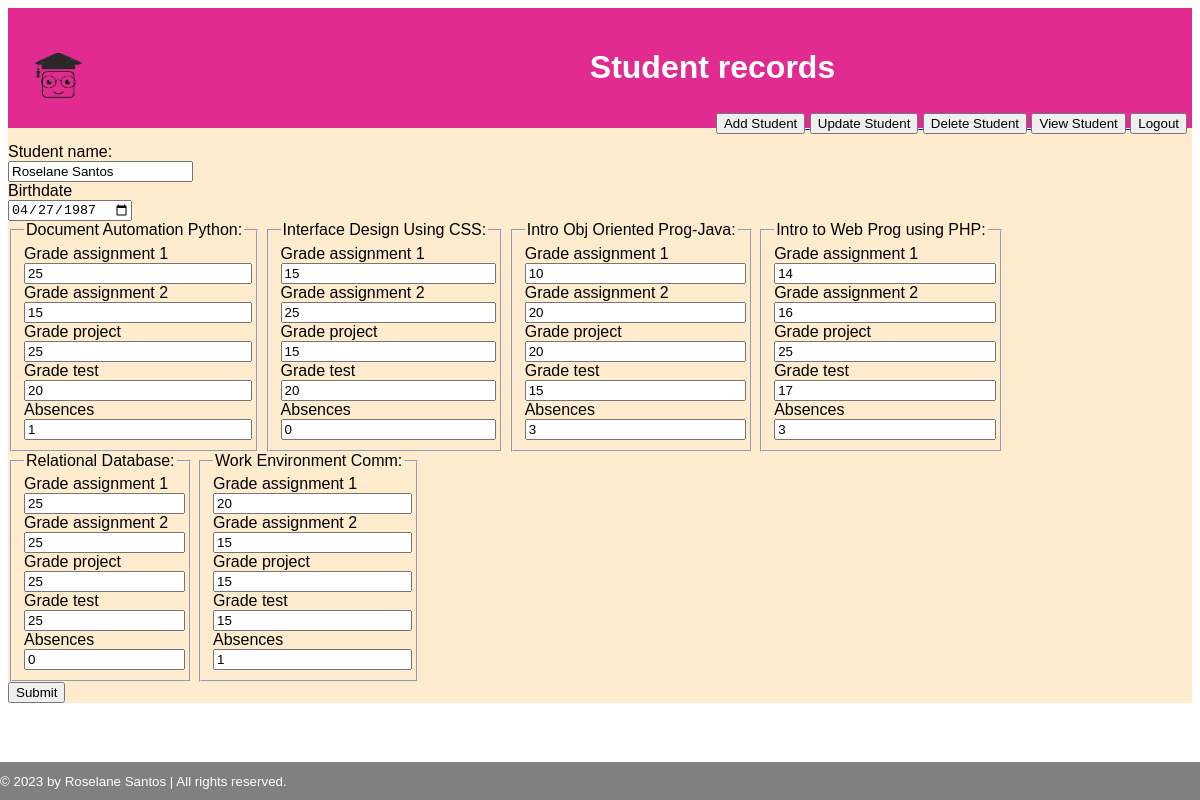
The app's page /update.php?student_id=6 (signed in) with its own data.
### tables this page shows
CREATE TABLE `student_grade` (
  `id` int NOT NULL AUTO_INCREMENT,
  `student_name` varchar(255) NOT NULL,
  `birthdate` date DEFAULT NULL,
  `course1_grade_assignment_1` float DEFAULT NULL,
  `course1_grade_assignment_2` float DEFAULT NULL,
  `course1_project` float DEFAULT NULL,
  `course1_grade_test` float DEFAULT NULL,
  `course1_absences` int DEFAULT NULL,
  `course2_grade_assignment_1` float DEFAULT NULL,
  `course2_grade_assignment_2` float DEFAULT NULL,
  `course2_project` float DEFAULT NULL,
  `course2_grade_test` float DEFAULT NULL,
  `course2_absences` int DEFAULT NULL,
  `course3_grade_assignment_1` float DEFAULT NULL,
  `course3_grade_assignment_2` float DEFAULT NULL,
  `course3_project` float DEFAULT NULL,
  `course3_grade_test` float DEFAULT NULL,
  `course3_absences` int DEFAULT NULL,
  `course4_grade_assignment_1` float DEFAULT NULL,
  `course4_grade_assignment_2` float DEFAULT NULL,
  `course4_project` float DEFAULT NULL,
  `course4_grade_test` float DEFAULT NULL,
  `course4_absences` int DEFAULT NULL,
  `course5_grade_assignment_1` float DEFAULT NULL,
  `course5_grade_assignment_2` float DEFAULT NULL,
  `course5_project` float DEFAULT NULL,
  `course5_grade_test` float DEFAULT NULL,
  `course5_absences` int DEFAULT NULL,
  `course6_grade_assignment_1` float DEFAULT NULL,
  `course6_grade_assignment_2` float DEFAULT NULL,
  `course6_project` float DEFAULT NULL,
  `course6_grade_test` float DEFAULT NULL,
  `course6_absences` int DEFAULT NULL,
  `photo` varchar(45) DEFAULT NULL,
  PRIMARY KEY (`id`)
);

### update.php (the view, shortened to what this page needs)
<?php
require "config.php";
?>
<!DOCTYPE html>
<html>
<head>
    <link rel="stylesheet" href="css/styles.css" />
</head>
<body>
    <?php
    require "header.php";
    ?>
    <main>
        <?php if (!isset($_GET["student_id"])) { ?>
            <form>
                Student's name:
                <select id="student_id" name="student_id" method="GET">
                    <option value=''></option>
                    <?php
                    $sql = "SELECT id, student_name FROM student_grade";
                    $result = $mysqli->query($sql);
                    while ($row = $result->fetch_assoc()) {
                        echo "<option value='" . $row["id"] . "' " . ($student_id == $row["id"] ? "selected" : "") . ">"
                            . $row["id"] . "-" . $row["student_name"]
                            . "</option>";
                    }
                    ?>
                </select>
                <button type="submit" name="submit" value="submit">Open Update</button><br>
            </form>
        <?php } else {
            $student_id = $_GET['student_id'];
            $sql = "SELECT * from student_grade where id=" . $student_id;
            $student_data = $mysqli->query($sql)->fetch_assoc();
        ?>
            <form action="process.php" method="POST">
                <label for="student_name">Student name:</label><br>
                <input type="text" id="student_name" name="student_name" required value='<?=$student_data["student_name"]?>'><br>
                <label for="birthdate">Birthdate</label><br>
                <input type="date" id="birthdate" name="birthdate" required value='<?=$student_data["birthdate"]?>'><br>
                <fieldset>
                    <legend>Document Automation Python:</legend>
                    <label for="course1_grade_assignment_1">Grade assignment 1</label><br>
                    <input type="number" id="course1_grade_assignment_1" name="course1_grade_assignment_1" required min="0" max="25" value='<?=$student_data["course1_grade_assignment_1"]?>'><br>
                    <label for="course1_grade_assignment_2">Grade assignment 2</label><br>
                    <input type="number" id="course1_grade_assignment_2" name="course1_grade_assignment_2" required min="0" max="25" value='<?=$student_data["course1_grade_assignment_2"]?>'><br>
                    <label for="course1_project">Grade project</label><br>
                    <input type="number" id="course1_project" name="course1_project" required min="0" max="25" value='<?=$student_data["course1_project"]?>'><br>
                    <label for="course1_grade_test">Grade test</label><br>
                    <input type="number" id="course1_grade_test" name="course1_grade_test" required min="0" max="25" value='<?=$student_data["course1_grade_test"]?>'><br>
                    <label for="course1_absences">Absences</label><br>
                    <input type="number" id="course1_absences" name="course1_absences" required min="0" max="100" value='<?=$student_data["course1_absences"]?>'><br>
                </fieldset>
                <fieldset>
                    <legend>Interface Design Using CSS:</legend>
                    <label for="course2_grade_assignment_1">Grade assignment 1</label><br>
                    <input type="number" id="course2_grade_assignment_1" name="course2_grade_assignment_1" required min="0" max="25" value='<?=$student_data["course2_grade_assignment_1"]?>'><br>
                    <label for="course2_grade_assignment_2">Grade assignment 2</label><br>
                    <input type="number" id="course2_grade_assignment_2" name="course2_grade_assignment_2" required min="0" max="25" value='<?=$student_data["course2_grade_assignment_2"]?>'><br>
                    <label for="course2_project">Grade project</label><br>
                    <input type="number" id="course2_project" name="course2_project" required min="0" max="25" value='<?=$student_data["course2_project"]?>'><br>
                    <label for="course2_grade_test">Grade test</label><br>
                    <input type="number" id="course2_grade_test" name="course2_grade_test" required min="0" max="25" value='<?=$student_data["course2_grade_test"]?>'><br>
                    <label for="course2_absences">Absences</label><br>
                    <input type="number" id="course2_absences" name="course2_absences" required min="0" max="100" value='<?=$student_data["course2_absences"]?>'><br>
                </fieldset>
                <fieldset>
                    <legend>Intro Obj Oriented Prog-Java:</legend>
                    <label for="course3_grade_assignment_1">Grade assignment 1</label><br>
                    <input type="number" id="course3_grade_assignment_1" name="course3_grade_assignment_1" required min="0" max="25" value='<?=$student_data["course3_grade_assignment_1"]?>'><br>
                    <label for="course3_grade_assignment_2">Grade assignment 2</label><br>
                    <input type="number" id="course3_grade_assignment_2" name="course3_grade_assignment_2" required min="0" max="25" value='<?=$student_data["course3_grade_assignment_2"]?>'><br>
                    <label for="course3_project">Grade project</label><br>
                    <input type="number" id="course3_project" name="course3_project" required min="0" max="25" value='<?=$student_data["course3_project"]?>'><br>
                    <label for="course3_grade_test">Grade test</label><br>
                    <input type="number" id="course3_grade_test" name="course3_grade_test" required min="0" max="25" value='<?=$student_data["course3_grade_test"]?>'><br>
                    <label for="course3_absences">Absences</label><br>
                    <input type="number" id="course3_absences" name="course3_absences" required min="0" max="100" value='<?=$student_data["course3_absences"]?>'><br>
                </fieldset>
                <fieldset>
                    <legend>Intro to Web Prog using PHP:</legend>
                    <label for="course4_grade_assignment_1">Grade assignment 1</label><br>
                    <input type="number" id="course4_grade_assignment_1" name="course4_grade_assignment_1" required min="0" max="25" value='<?=$student_data["course4_grade_assignment_1"]?>'><br>
                    <label for="course4_grade_assignment_2">Grade assignment 2</label><br>
                    <input type="number" id="course4_grade_assignment_2" name="course4_grade_assignment_2" required min="0" max="25" value='<?=$student_data["course4_grade_assignment_2"]?>'><br>
                    <label for="course4_project">Grade project</label><br>
                    <input type="number" id="course4_project" name="course4_project" required min="0" max="25" value='<?=$student_data["course4_project"]?>'><br>
                    <label for="course4_grade_test">Grade test</label><br>
                    <input type="number" id="course4_grade_test" name="course4_grade_test" required min="0" max="25" value='<?=$student_data["course4_grade_test"]?>'><br>
                    <label for="course4_absences">Absences</label><br>
                    <input type="number" id="course4_absences" name="course4_absences" required min="0" max="100" value='<?=$student_data["course4_absences"]?>'><br>
                </fieldset>
                <fieldset>
                    <legend>Relational Database:</legend>
                    <label for="course5_grade_assignment_1">Grade assignment 1</label><br>
                    <input type="number" id="course5_grade_assignment_1" name="course5_grade_assignment_1" required min="0" max="25" value='<?=$student_data["course5_grade_assignment_1"]?>'><br>
                    <label for="course5_grade_assignment_2">Grade assignment 2</label><br>
                    <input type="number" id="course5_grade_assignment_2" name="course5_grade_assignment_2" required min="0" max="25" value='<?=$student_data["course5_grade_assignment_2"]?>'><br>
                    <label for="course5_project">Grade project</label><br>
                    <input type="number" id="course5_project" name="course5_project" required min="0" max="25" value='<?=$student_data["course5_project"]?>'><br>
                    <label for="course5_grade_test">Grade test</label><br>
                    <input type="number" id="course5_grade_test" name="course5_grade_test" required min="0" max="25" value='<?=$student_data["course5_grade_test"]?>'><br>
                    <label for="course5_absences">Absences</label><br>
                    <input type="number" id="course5_absences" name="course5_absences" required min="0" max="100" value='<?=$student_data["course5_absences"]?>'><br>
                </fieldset>
                <fieldset>
                    <legend>Work Environment Comm:</legend>
                    <label for="course6_grade_assignment_1">Grade assignment 1</label><br>
                    <input type="number" id="course6_grade_assignment_1" name="course6_grade_assignment_1" required min="0" max="25" value='<?=$student_data["course6_grade_assignment_1"]?>'><br>
                    <label for="course6_grade_assignment_2">Grade assignment 2</label><br>
                    <input type="number" id="course6_grade_assignment_2" name="course6_grade_assignment_2" required min="0" max="25" value='<?=$student_data["course6_grade_assignment_2"]?>'><br>
                    <label for="course6_project">Grade project</label><br>
                    <input type="number" id="course6_project" name="course6_project" required required min="0" max="25" value='<?=$student_data["course6_project"]?>'><br>
                    <label for="course6_grade_test">Grade test</label><br>
                    <input type="number" id="course6_grade_test" name="course6_grade_test" required required min="0" max="25" value='<?=$student_data["course6_grade_test"]?>'><br>
                    <label for="course6_absences">Absences</label><br>
                    <input type="number" id="course6_absences" name="course6_absences" required required min="0" max="100" value='<?=$student_data["course6_absences"]?>'><br>
                </fieldset><br>
                <button type="submit">Submit</button><br>
            </form>
        <?php } ?>
    </main>
    <?php
    require "footer.php"
    ?>
</body>
</html>

### css/styles.css (style rules this page uses)
fieldset { display: inline-block; }
html { background-color: white; }
body { font-family: Tahoma, Verdana, sans-serif; }
body { background-color: blanchedalmond; }
input[type=number] { width: 100%; }

### records on screen
student_grade: student_name "Roselane Santos", birthdate "04/27/1987", course1_grade_assignment_1 "25", course1_grade_assignment_2 "15", course1_project "25", course1_grade_test "20", course1_absences "1", course2_grade_assignment_1 "15", course2_grade_assignment_2 "25", course2_project "15", course2_grade_test "20", course2_absences "0", course3_grade_assignment_1 "10", course3_grade_assignment_2 "20", course3_project "20", course3_grade_test "15", course3_absences "3", course4_grade_assignment_1 "14", course4_grade_assignment_2 "16", course4_project "25", course4_grade_test "17", course4_absences "3", course5_grade_assignment_1 "25", course5_grade_assignment_2 "25", course5_project "25", course5_grade_test "25", course5_absences "0", course6_grade_assignment_1 "20", course6_grade_assignment_2 "15", course6_project "15", course6_grade_test "15", course6_absences "1"
